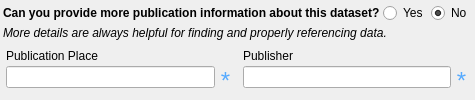
         <widget class="QFrame" name="fgdc_pubinfo">
          <layout class="QVBoxLayout" name="verticalLayout_24">
           <property name="spacing">
            <number>3</number>
           </property>
           <property name="leftMargin">
            <number>3</number>
           </property>
           <property name="topMargin">
            <number>3</number>
           </property>
           <property name="rightMargin">
            <number>3</number>
           </property>
           <property name="bottomMargin">
            <number>3</number>
           </property>
           <item>
            <layout class="QHBoxLayout" name="horizontalLayout_8">
             <item>
              <widget class="QLabel" name="label_49">
               <property name="styleSheet">
                <string notr="true">font: bold;</string>
               </property>
               <property name="text">
                <string>Can you provide more publication information about this dataset?</string>
               </property>
              </widget>
             </item>
             <item>
              <spacer name="horizontalSpacer_5">
               <property name="orientation">
                <enum>Qt::Horizontal</enum>
               </property>
               <property name="sizeType">
                <enum>QSizePolicy::Expanding</enum>
               </property>
               <property name="sizeHint" stdset="0">
                <size>
                 <width>0</width>
                 <height>20</height>
                </size>
               </property>
              </spacer>
             </item>
             <item>
              <widget class="QRadioButton" name="radio_pubinfoyes">
               <property name="text">
                <string>Yes</string>
               </property>
              </widget>
             </item>
             <item>
              <widget class="QRadioButton" name="radio_pubinfono">
               <property name="text">
                <string>No</string>
               </property>
               <property name="checked">
                <bool>true</bool>
               </property>
              </widget>
             </item>
            </layout>
           </item>
           <item>
            <widget class="QLabel" name="label_50">
             <property name="styleSheet">
              <string notr="true">font: italic;</string>
             </property>
             <property name="text">
              <string>More details are always helpful for finding and properly referencing data.</string>
             </property>
            </widget>
           </item>
           <item>
            <widget class="QWidget" name="pub_ext" native="true">
             <layout class="QVBoxLayout" name="verticalLayout_3">
              <property name="spacing">
               <number>3</number>
              </property>
              <property name="leftMargin">
               <number>3</number>
              </property>
              <property name="topMargin">
               <number>6</number>
              </property>
              <property name="rightMargin">
               <number>3</number>
              </property>
              <property name="bottomMargin">
               <number>3</number>
              </property>
              <item>
               <layout class="QHBoxLayout" name="horizontalLayout_12">
                <property name="spacing">
                 <number>10</number>
                </property>
                <item>
                 <layout class="QVBoxLayout" name="verticalLayout_30">
                  <property name="spacing">
                   <number>3</number>
                  </property>
                  <item>
                   <widget class="QLabel" name="help_pubplace">
                    <property name="text">
                     <string>Publication Place</string>
                    </property>
                   </widget>
                  </item>
                  <item>
                   <layout class="QHBoxLayout" name="horizontalLayout_2">
                    <item>
                     <widget class="QLineEdit" name="fgdc_pubplace"/>
                    </item>
                    <item>
                     <widget class="QLabel" name="label_3">
                      <property name="sizePolicy">
                       <sizepolicy hsizetype="Fixed" vsizetype="Minimum">
                        <horstretch>0</horstretch>
                        <verstretch>0</verstretch>
                       </sizepolicy>
                      </property>
                      <property name="minimumSize">
                       <size>
                        <width>15</width>
                        <height>0</height>
                       </size>
                      </property>
                      <property name="maximumSize">
                       <size>
                        <width>16777215</width>
                        <height>20</height>
                       </size>
                      </property>
                      <property name="font">
                       <font>
                        <family>Arial</family>
                        <pointsize>9</pointsize>
                        <weight>50</weight>
                        <italic>false</italic>
                        <bold>false</bold>
                       </font>
                      </property>
                      <property name="toolTip">
                       <string>Required</string>
                      </property>
                      <property name="text">
                       <string>&lt;html&gt;&lt;head/&gt;&lt;body&gt;&lt;p&gt;&lt;span style=&quot; font-size:18pt; color:#55aaff;&quot;&gt;*&lt;/span&gt;&lt;/p&gt;&lt;/body&gt;&lt;/html&gt;</string>
                      </property>
                      <property name="scaledContents">
                       <bool>true</bool>
                      </property>
                      <property name="alignment">
                       <set>Qt::AlignHCenter|Qt::AlignTop</set>
                      </property>
                      <property name="margin">
                       <number>0</number>
                      </property>
                      <property name="indent">
                       <number>0</number>
                      </property>
                     </widget>
                    </item>
                   </layout>
                  </item>
                 </layout>
                </item>
                <item>
                 <layout class="QVBoxLayout" name="verticalLayout_31">
                  <property name="spacing">
                   <number>3</number>
                  </property>
                  <item>
                   <widget class="QLabel" name="help_publish">
                    <property name="text">
                     <string>Publisher</string>
                    </property>
                   </widget>
                  </item>
                  <item>
                   <layout class="QHBoxLayout" name="horizontalLayout_3">
                    <item>
                     <widget class="QLineEdit" name="fgdc_publish"/>
                    </item>
                    <item>
                     <widget class="QLabel" name="label_4">
                      <property name="sizePolicy">
                       <sizepolicy hsizetype="Fixed" vsizetype="Minimum">
                        <horstretch>0</horstretch>
                        <verstretch>0</verstretch>
                       </sizepolicy>
                      </property>
                      <property name="minimumSize">
                       <size>
                        <width>15</width>
                        <height>0</height>
                       </size>
                      </property>
                      <property name="maximumSize">
                       <size>
                        <width>16777215</width>
                        <height>20</height>
                       </size>
                      </property>
                      <property name="font">
                       <font>
                        <family>Arial</family>
                        <pointsize>9</pointsize>
                        <weight>50</weight>
                        <italic>false</italic>
                        <bold>false</bold>
                       </font>
                      </property>
                      <property name="toolTip">
                       <string>Required</string>
                      </property>
                      <property name="text">
                       <string>&lt;html&gt;&lt;head/&gt;&lt;body&gt;&lt;p&gt;&lt;span style=&quot; font-size:18pt; color:#55aaff;&quot;&gt;*&lt;/span&gt;&lt;/p&gt;&lt;/body&gt;&lt;/html&gt;</string>
                      </property>
                      <property name="scaledContents">
                       <bool>true</bool>
                      </property>
                      <property name="alignment">
                       <set>Qt::AlignHCenter|Qt::AlignTop</set>
                      </property>
                      <property name="margin">
                       <number>0</number>
                      </property>
                      <property name="indent">
                       <number>0</number>
                      </property>
                     </widget>
                    </item>
                   </layout>
                  </item>
                 </layout>
                </item>
               </layout>
              </item>
             </layout>
            </widget>
           </item>
           <item>
            <spacer name="verticalSpacer">
             <property name="orientation">
              <enum>Qt::Vertical</enum>
             </property>
             <property name="sizeHint" stdset="0">
              <size>
               <width>20</width>
               <height>0</height>
              </size>
             </property>
            </spacer>
           </item>
          </layout>
         </widget>
